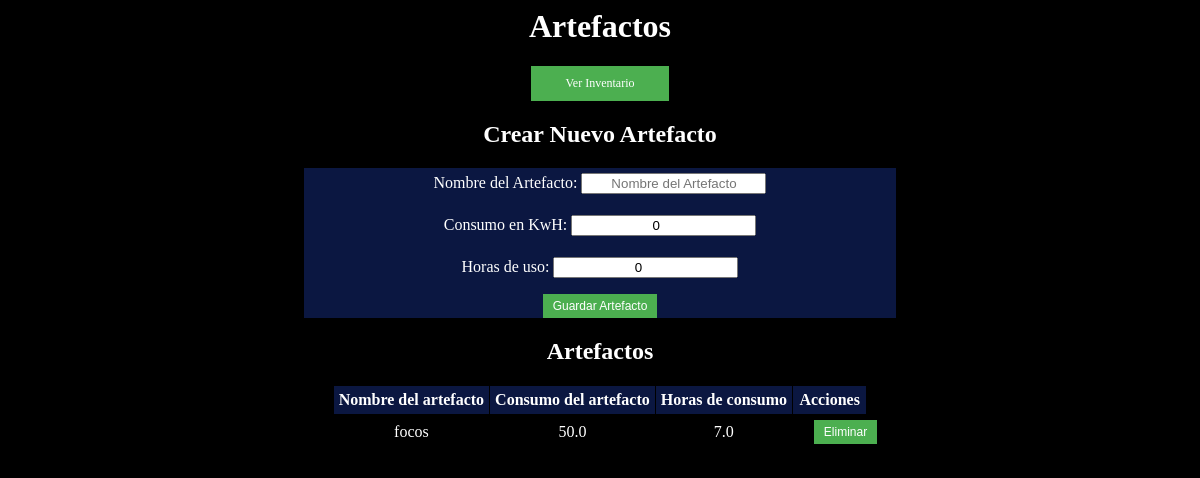
The app's page /paginaUsuario/inventario/artefactos/ (signed in), older data.
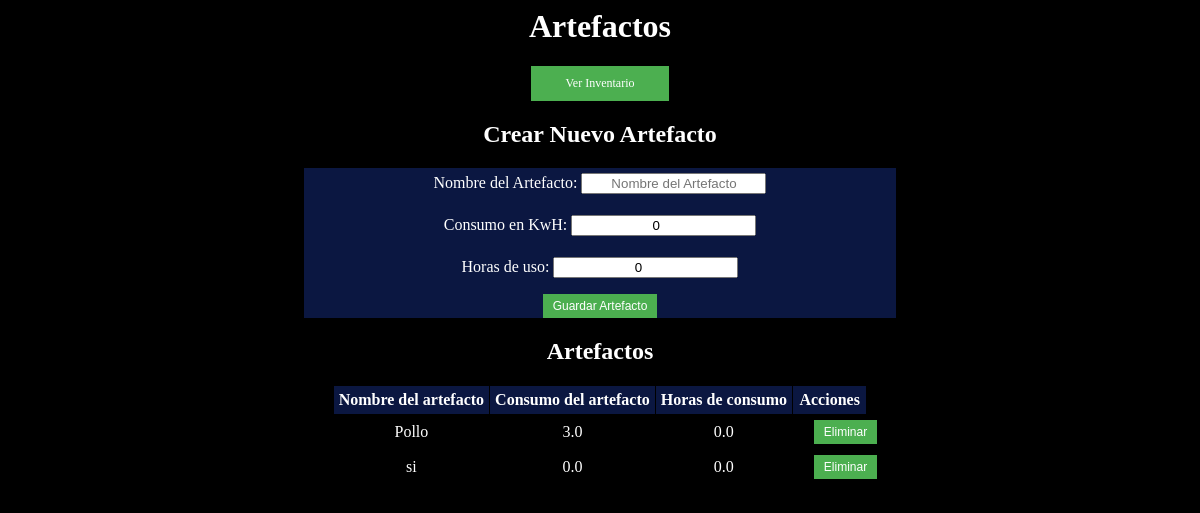
The same page, newer data.
### energy/models.py (models this page shows, shortened)
class Artefactos(models.Model):
    user = models.ForeignKey(User, on_delete=models.CASCADE)
    nombreArtefacto = models.CharField(max_length=20)
    consumoKwH = models.FloatField(default=0)
    horasDeUso = models.FloatField(default=0)
    inventario = models.ForeignKey('Inventario', on_delete=models.CASCADE, null=True, blank=True)

### energy/views.py (the view, shortened to what this page needs)
# urls.py: path('paginaUsuario/inventario/artefactos/', artefacto, name="artefacto"),
def artefacto(request):
    if request.user.is_authenticated:
        artefactos = Artefactos.objects.filter(user=request.user)
        if request.method == 'GET':
            form = ArtefactosForm()
            return render(request, 'energy/home/artefactos.html', {
                'form': form,
                'artefactos': artefactos,
            })
    return render(request, 'energy/home/artefactos.html', {
        'eliminar': eliminarArtefacto,
        })

### energy/forms.py
class ArtefactosForm(forms.ModelForm):
    class Meta:
        model = Artefactos
        fields = ('nombreArtefacto', 'consumoKwH', 'horasDeUso')
        widgets = {
            'nombreArtefacto': forms.TextInput(
                attrs={
                    'placeholder': 'Nombre del Artefacto'
                }
            ),
            'consumoKwH': forms.NumberInput(
                attrs={
                    'placeholder': 'Consumo en KwH'
                }
            ),
            'horasDeUso': forms.NumberInput(
                attrs={
                    'placeholder': 'Horas de uso'
                }
            )
        }
        labels = {
            'nombreArtefacto': 'Nombre del Artefacto',
            'consumoKwH': 'Consumo en KwH',
            'horasDeUso': 'Horas de uso',
        }

### energy/templates/energy/home/artefactos.html (shortened to what this page needs)
<html>
<head>
</head>
<body>
    <h1>Artefactos</h1>
<a href="{% url 'inventario' %}">Ver Inventario</a>
<h2>Crear Nuevo Artefacto</h2>
<form method="post" action="{% url 'artefacto' %}">
  {{ form.as_p }}
  <button type="submit">Guardar Artefacto</button>
</form>
<h2>Artefactos</h2>
<table>
  <tr>
    <th>Nombre del artefacto</th>
    <th>Consumo del artefacto</th>
    <th>Horas de consumo</th>
    <th>Acciones</th>
  </tr>
  {% for artefacto in artefactos %}
    <tr>
        <td>{{ artefacto.nombreArtefacto }}</td>
        <td>{{ artefacto.consumoKwH }}</td>
        <td>{{ artefacto.horasDeUso }}</td>
        <td>
        <form method="post" action="{% url 'eliminarArtefacto' artefacto.id %}">
          <button type="submit">Eliminar</button>
        </form>
        </td>
  {% endfor %}
</table>
</body>
</html>

Row changes from the older to the newer data that the page shows:
removed Artefactos: nombreArtefacto "focos", consumoKwH "50.0", horasDeUso "7.0"
added Artefactos: nombreArtefacto "Pollo", consumoKwH "3.0", horasDeUso "0.0"
added Artefactos: nombreArtefacto "si", consumoKwH "0.0", horasDeUso "0.0"
